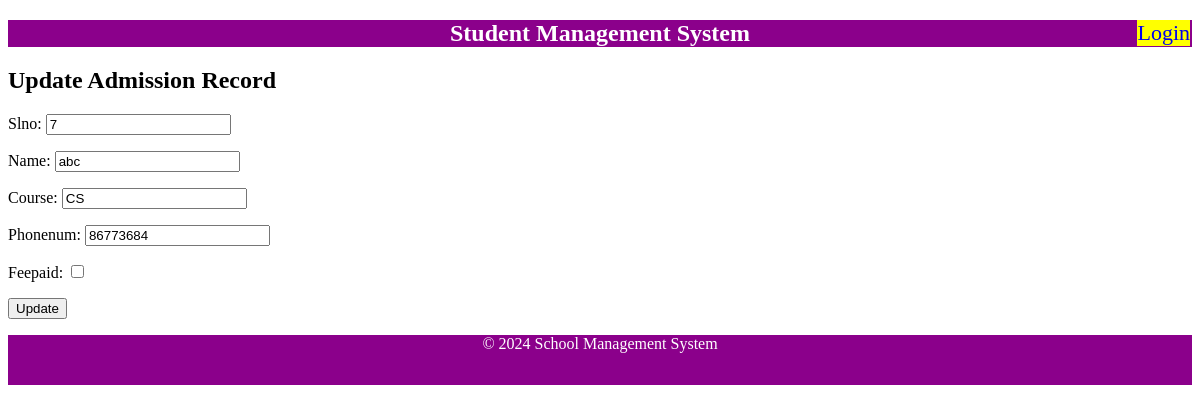
The app's page /update/5/ with its own data.
### admission/models.py (models this page shows, shortened)
class Student(models.Model):
    slno=models.IntegerField(unique=True)
    name=models.CharField(max_length=100)
    course=models.CharField(max_length=100)
    phonenum=models.CharField(max_length=15)
    feepaid=models.BooleanField(default=False)

### admission/views.py (the view)
# urls.py: path('update/<int:id>/',views.update_admission,name='update')
def update_admission(request,id):
    stud=Student.objects.get(pk=id)
    if request.method=='POST':
        form=StudentForm(request.POST,instance=stud)
        if form.is_valid():
            form.save()
            return redirect('admission')
    else:
        form=StudentForm(instance=stud)
        return render(request, 'update_admission.html',{'admissionform':form})

### admission/forms.py
class StudentForm(forms.ModelForm):
    class Meta:
        model=Student
        fields="__all__"

### admission/templates/update_admission.html (shortened to what this page needs)
{% extends 'base.html' %}
{% block content %}
<h2>Update Admission Record</h2>
<form method="post">
    {{ admissionform.as_p }}
<button type="submit">Update</button>
</form>
{% endblock %}

### records on screen
Student: slno "7", name "abc", course "CS", phonenum "86773684"
